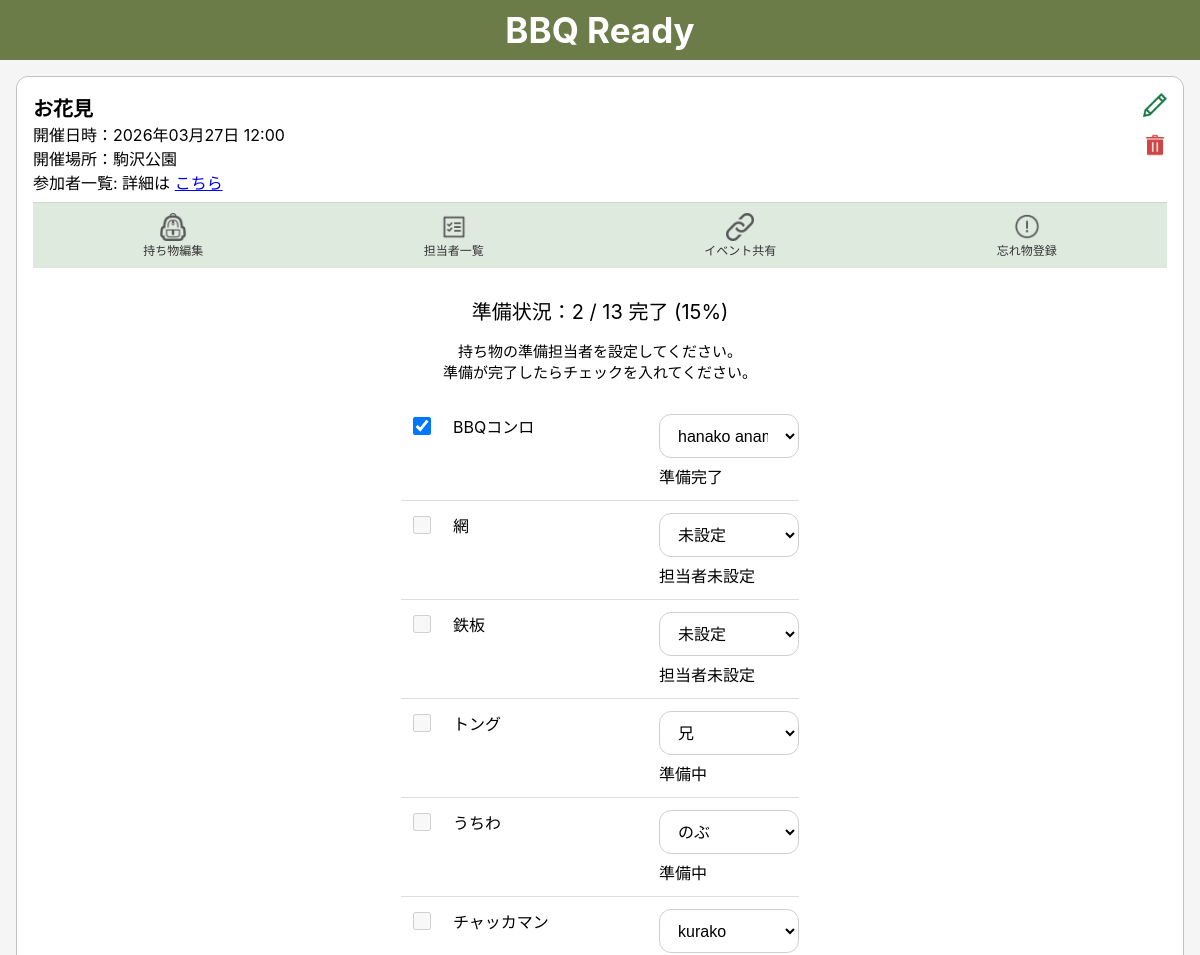
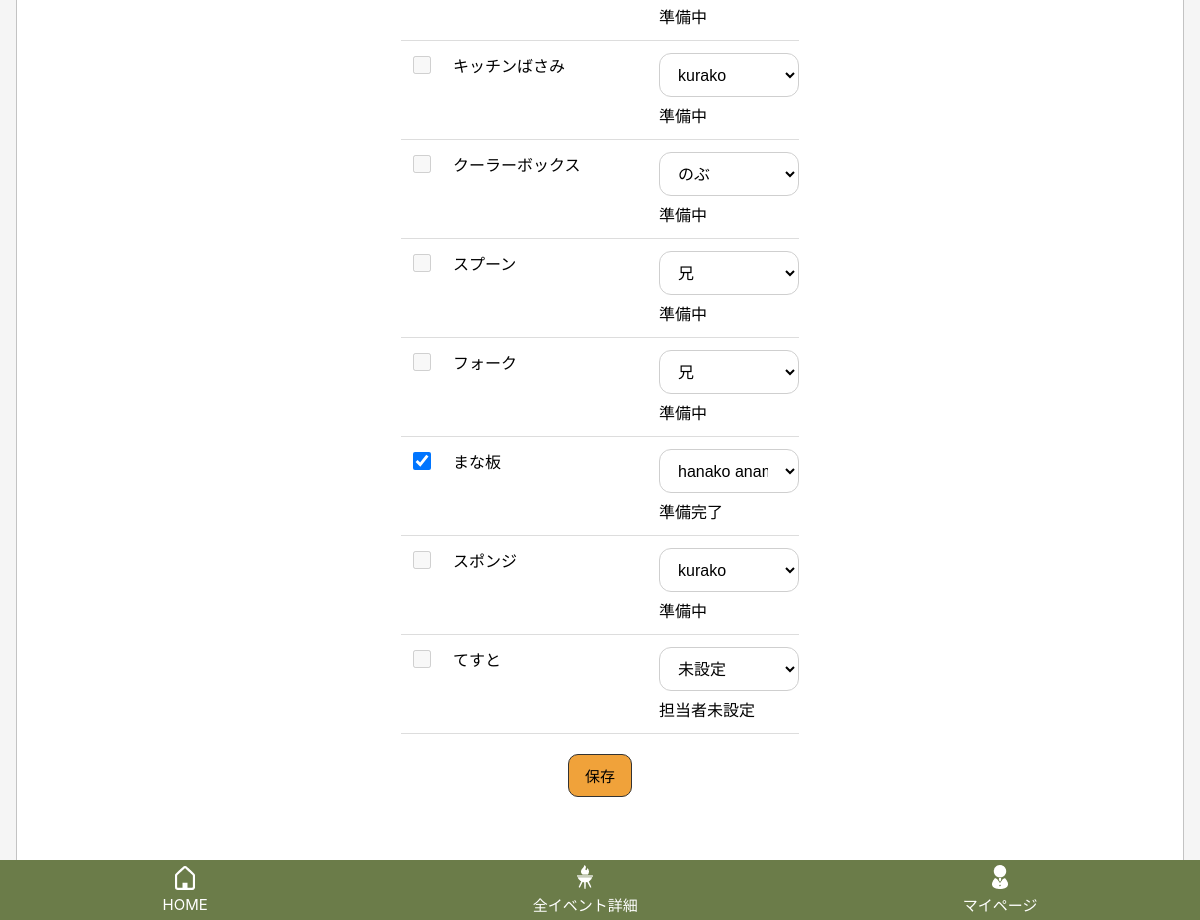
The page /events/117/assign/ (signed in) on the database its author committed (2 pictures, top to bottom).
### bbq_app/models.py (models this page shows, shortened)
class Event(models.Model):
    user = models.ForeignKey(settings.AUTH_USER_MODEL, on_delete=models.CASCADE, related_name="events")
    name = models.CharField("イベント名", max_length=30)
    held_at = models.DateTimeField("開催日時", null=True, blank=True)
    location = models.CharField("開催場所", max_length=50, blank=True)
    created_at = models.DateTimeField("作成日時", auto_now_add=True)
    updated_at = models.DateTimeField("更新日時", auto_now=True)

class EventItem(models.Model):
    event = models.ForeignKey(Event, on_delete=models.CASCADE, related_name="event_items")
    bbq_item = models.ForeignKey(BbqItem, on_delete=models.CASCADE, related_name="event_items")
    is_selected = models.BooleanField(default=False)
    assignee = models.ForeignKey(
        "Participant",
        null=True,
        blank=True,
        on_delete=models.SET_NULL,
        related_name="assigned_items"
    )
    is_ready = models.BooleanField(default=False)
    created_at = models.DateTimeField(auto_now_add=True)
    updated_at = models.DateTimeField(auto_now=True)
    class Meta:
        constraints = [
            models.UniqueConstraint(
                fields=["event", "bbq_item"],
                name="unique_event_bbq_item"
            )
        ]

class BbqItem(models.Model):
    class Category(models.IntegerChoices):
        FIRE = 1, "火起こし・調理グッズ"
        PLACE = 2, "会場設営"
        FOOD = 3, "食材・飲み物"
        CONVENIENCE = 4, "便利グッズ"
        OTHER = 5, "その他"
    user = models.ForeignKey(settings.AUTH_USER_MODEL, null=True, blank=True, on_delete=models.CASCADE, related_name="bbq_items")
    name = models.CharField("持ち物名", max_length=50)
    category = models.IntegerField(choices=Category.choices)
    created_at = models.DateTimeField(auto_now_add=True)
    updated_at = models.DateTimeField(auto_now=True)

class Participant(models.Model):
    event = models.ForeignKey(Event, on_delete=models.CASCADE, related_name="participants")
    user = models.ForeignKey(
        settings.AUTH_USER_MODEL,
        null=True,
        blank=True,
        on_delete=models.SET_NULL,
        related_name="participant"
    )
    name = models.CharField("表示名", max_length=30)
    created_at = models.DateTimeField("作成日時", auto_now_add=True)
    updated_at = models.DateTimeField("更新日時", auto_now=True)

### bbq_app/views.py (the view, shortened to what this page needs)
# urls.py: path("events/<int:event_id>/assign/", views.item_assign, name="item_assign"),
@login_required
def item_assign(request, event_id):
    event = get_object_or_404(Event, id=event_id, user=request.user)
    Participant.objects.get_or_create(
        event=event,
        user=request.user,
        defaults={"name":request.user.first_name or request.user.username}
    )
    participants = Participant.objects.filter(event=event).order_by("id")
    items = (
        EventItem.objects
        .filter(event=event, is_selected=True)
        .select_related("bbq_item", "assignee")
        .order_by("id")
    )
    total_count = items.count()
    ready_count = items.filter(is_ready=True).count()
    progress_percent = int((ready_count / total_count) * 100 ) if total_count else 0
    return render(
        request,
        "bbq_app/item_assign.html",
        {
            "event": event,
            "participants": participants,
            "items": items,
            "total_count": total_count,
            "ready_count": ready_count,
            "progress_percent": progress_percent
        }
    )

### bbq_app/templates/bbq_app/item_assign.html (shortened to what this page needs)
{% extends "bbq_app/base.html" %}
{% block header %}
  {% include "bbq_app/partials/event_header.html" %}
{% endblock %}
{% block content %}
<p class="assign-progress">
準備状況：{{ ready_count }} / {{ total_count }}  完了     ({{ progress_percent }}%)
</p>
<p class="assign-description">
持ち物の準備担当者を設定してください。<br>
準備が完了したらチェックを入れてください。
</p>
<form method="post">
    <ul class="assign-list">
        {% for event_item in items %}
            <li class="assign-row">
                <div class="assign-check">
                    {% if event_item.assignee and event_item.assignee.user == event.user %}
                        <input
                            type="checkbox"
                            name="ready_items"
                            value="{{ event_item.id }}"
                            {% if event_item.is_ready %}checked{% endif %}
                        >
                    {% else %}
                        <input
                            type="checkbox"
                            disabled
                        >
                    {% endif %}
                </div>
                <div class="assign-select">
                    {{ event_item.bbq_item.name }}
                </div>
                <div class="assign-select">
                    <select name="assignee_{{ event_item.id }}">
                        <option value="">未設定</option>
                        {% for participant in participants %}
                            {% if participant.user == event.user %}
                                <option value="{{ participant.id }}"
                                    {% if event_item.assignee_id == participant.id %}selected{% endif %}>
                                    {{ participant.name }}
                                </option>
                            {% endif %}
                        {% endfor %}
                        {% for participant in participants %}
                            {% if participant.user != event.user %}
                                <option value="{{ participant.id }}"
                                    {% if event_item.assignee_id == participant.id %}selected{% endif %}>
                                    {{ participant.name }}
                                </option>
                            {% endif %}
                        {% endfor %}
                    </select>
                <div class="assign_status">
                    {% if not event_item.assignee %}
                        担当者未設定
                    {% elif event_item.is_ready %}
                        準備完了
                    {% else %}
                        準備中
                    {% endif %}
                </div>
            </li>
        {% empty %}
            <li>必要な持ち物がありません。</li>
        {% endfor %}
    </ul>
    <div class="assign-save">
        <button type="submit" class="btn btn-primary">
            保存
        </button>
    </div>
</form>
{% endblock %}

### bbq_app/templates/bbq_app/partials/event_header.html (shortened to what this page needs)
{% load static %}
{% include "bbq_app/partials/top_bar.html" %}
{% if event %}
<div class="event-header">
  <div class="event_header__top">
    <div>
      <div class="event-header__title">{{ event.name }}</div>
      <div class="event-header__meta">
        開催日時：{{ event.held_at|date:"Y年m月d日 H:i" }}<br>
        開催場所：{{ event.location }}<br>
        参加者一覧: 詳細は
        <a href="#" onclick="openParticipantsModal(); return false;">こちら</a>
      </div>
    </div>
    <div class="event-header__actions">
      <a href="{% url 'event_edit' event.id %}">
        <img src="{% static 'bbq_app/images/pencil.png' %}" width="24">
      </a>
      <a href="#" onclick="openDeleteModal({{ event.id }}); return false;">
        <img src="{% static 'bbq_app/images/trashcan.png' %}" width="24">
      </a>
    </div>
  </div>
  <div class="event-header__nav">
    <a href="{% url 'item_edit' event.id %}"
       class="{% if request.resolver_match.url_name == 'item_edit' %}active{% endif %}">
      <img src="{% static 'bbq_app/images/item_edit.png' %}" width="28">
      <span>持ち物編集</span>
    </a>
    <a href="{% url 'item_assign' event.id %}"
       class="{% if request.resolver_match.url_name == 'item_assign' %}active{% endif %}">
      <img src="{% static 'bbq_app/images/event_participants.png' %}" width="28">
      <span>担当者一覧</span>
    </a>
    <a href="{% url 'event_share' event.id %}"
       class="{% if request.resolver_match.url_name == 'event_share' %}active{% endif %}">
      <img src="{% static 'bbq_app/images/event_share.png' %}" width="28" alt="共有">
      <span>イベント共有</span>
    </a>
    <a href="#"
       onclick="openForgotModal(); return false;">
      <img src="{% static 'bbq_app/images/forgot_item.png' %}" width="28">
      <span>忘れ物登録</span>
    </a>
  </div>
{% endif %}

### bbq_app/static/bbq_app/css/style.css (style rules this page uses)
body { margin: 0; background: #f5f5f5; font-family: -apple-system, BlinkMacSystemFont, "Helvetica Neue", sans-serif; }
.main-content form input, .main-content form textarea, .main-content form select { width: 100%; max-width: 100%; box-sizing: border-box; }
.main-content input, .main-content select, .main-content textarea { height: 44px; padding: 10px 12px; font-size: 16px; box-sizing: border-box; }
.btn { display: inline-block; padding: 10px 16px; border-radius: 10px; border: 1px solid #333; font-size: 15px; cursor: pointer; text-align: center; }
.btn-primary { background:#f0a23a; color:black; }
.event-header { background: white; border: 1px solid #c3c3c3; border-radius: 12px; margin: 16px; padding: 16px; margin-top: 76px; position: relative; }
.event-header__title { font-size: 20px; font-weight: 600; }
.event-header__nav { display: flex; justify-content: space-around; background: #dfeadf; padding: 6px 0; border-top: 1px solid #c7d9c7; margin-top: 8px; }
.event-header__nav a { display: flex; flex-direction: column; align-items: center; text-decoration: none; font-size: 12px; color: #333; padding: 4px 6px; border-radius: 6px; transition: 0.2s; }
.event-header__actions { position: absolute; top: 16px; right: 16px; display: flex; flex-direction: column; gap: 12px; }
.event-header__actions a { text-decoration: none; }
.assign-list { list-style: none; margin: 0; padding: 0; }
.assign-row { display: grid; grid-template-columns: 40px minmax(90px, 1fr) 140px; gap: 12px; padding: 12px 0; border-bottom: 1px solid #ddd; align-items: start; }
.assign-check { display: flex; justify-content: center; align-items: center; }
.assign-select { display: flex; flex-direction: column; gap: 6px; }
.assign-select select { width: 100%; min-width: 0; }
.assign-progress { text-align:center; font-size:20px; margin-bottom:12px; }
.assign-description { text-align:center; font-size:15px; margin-bottom:20px; color: black; }
.assign-save { text-align:center; margin-top:20px; }
.assign-check input[type="checkbox"] { width: 18px; height: 18px; }
.main-content input[type="text"], .main-content input[type="datetime-local"], .main-content input[type="date"], .main-content input[type="time"], .main-content input[type="datetime-local"], .main-content textarea, .main-content select { padding: 12px 14px; font-size: 16px; border-radius: 12px; border: 1px solid #cfcfcf; box-sizing: border-box; min-height: 44px; background: white; }
input[type="checkbox"] { width: 18px; height: 18px; }

### rows shown on the page
Event: name "お花見", held_at "2026年03月27日 12:00", location "駒沢公園"
EventItem: is_ready "☑", bbq_item.name "BBQコンロ", assignee+id "hanako anami", shows "準備完了"
EventItem: bbq_item.name "網", shows "担当者未設定"
EventItem: bbq_item.name "鉄板", shows "担当者未設定"
EventItem: bbq_item.name "トング", assignee+id "兄", shows "準備中"
EventItem: bbq_item.name "うちわ", assignee+id "のぶ", shows "準備中"
EventItem: bbq_item.name "チャッカマン", assignee+id "kurako", shows "準備中"
EventItem: bbq_item.name "キッチンばさみ", assignee+id "kurako", shows "準備中"
EventItem: bbq_item.name "クーラーボックス", assignee+id "のぶ", shows "準備中"
EventItem: bbq_item.name "スプーン", assignee+id "兄", shows "準備中"
EventItem: bbq_item.name "フォーク", assignee+id "兄", shows "準備中"
EventItem: is_ready "☑", bbq_item.name "まな板", assignee+id "hanako anami", shows "準備完了"
EventItem: bbq_item.name "スポンジ", assignee+id "kurako", shows "準備中"
EventItem: bbq_item.name "てすと", shows "担当者未設定"

### other values the page prints
{{ ready_count }} "2"
{{ total_count }} "13"
{{ progress_percent }} "15"
